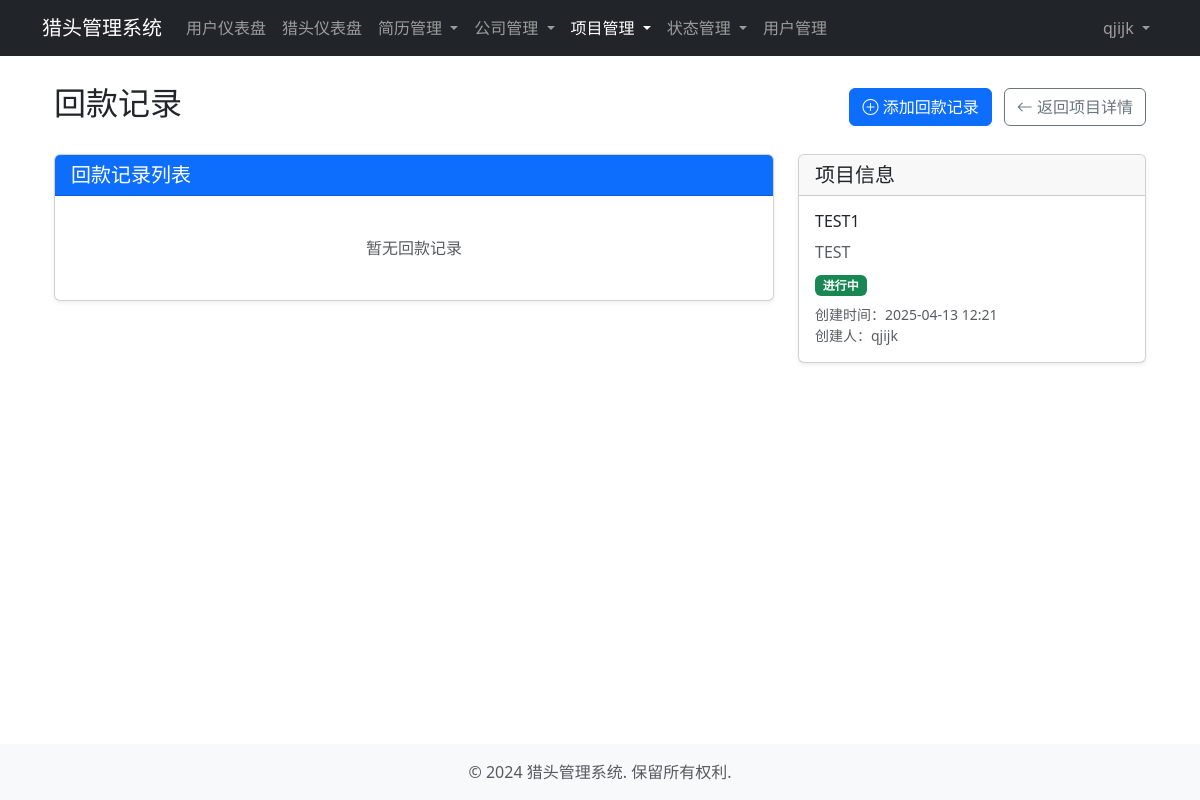
Before: /headhunting/projects/1/payments/ (signed in) with the older database file.
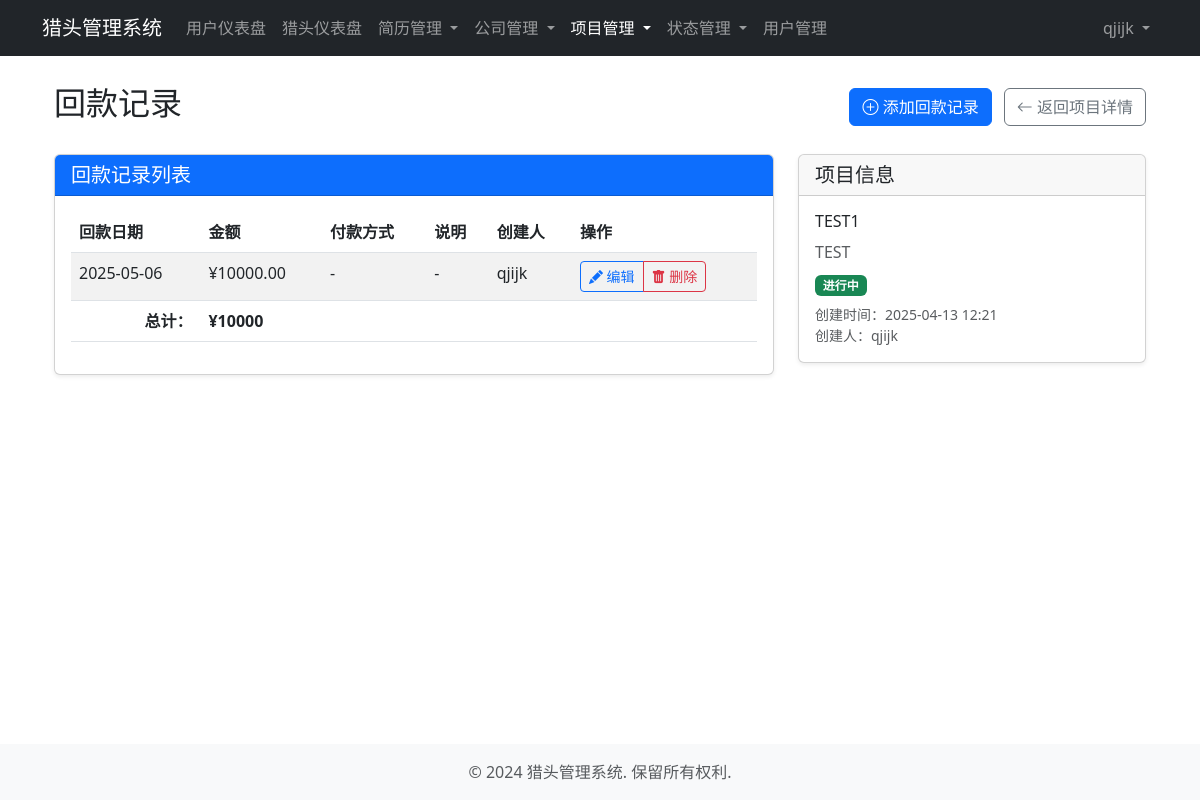
After: the same page with the newer database file.
### headhunting/models.py (models this page shows, shortened)
class PaymentRecord(models.Model):
    project = models.ForeignKey(Project, on_delete=models.CASCADE, related_name='payment_records', verbose_name='关联项目')
    amount = models.DecimalField(max_digits=10, decimal_places=2, verbose_name='回款金额')
    payment_date = models.DateField(verbose_name='回款日期')
    description = models.TextField(blank=True, null=True, verbose_name='回款说明')
    payment_method = models.CharField(max_length=50, blank=True, null=True, verbose_name='付款方式')
    created_at = models.DateTimeField(auto_now_add=True, verbose_name='创建时间')
    created_by = models.ForeignKey(User, on_delete=models.SET_NULL, null=True, related_name='created_payments', verbose_name='创建人')
    class Meta:
        verbose_name = '回款记录'
        verbose_name_plural = verbose_name
        ordering = ['-payment_date']

### accounts/models.py (models this page shows, shortened)
class User(AbstractUser):
    SYSTEM_ADMIN = 'system_admin'  # 系统管理员
    ADMIN = 'admin'  # 普通管理员
    NORMAL_USER = 'normal_user'  # 普通用户
    USER_TYPE_CHOICES = [
        (SYSTEM_ADMIN, '系统管理员'),
        (ADMIN, '普通管理员'),
        (NORMAL_USER, '普通用户'),
    ]
    email = models.EmailField(unique=True, verbose_name='邮箱')
    username = models.CharField(max_length=50, unique=True, verbose_name='用户名')
    user_type = models.CharField(
        max_length=20,
        choices=USER_TYPE_CHOICES,
        default=NORMAL_USER,
        verbose_name='用户类型'
    )
    phone = models.CharField(max_length=15, blank=True, null=True, verbose_name='电话')
    is_active = models.BooleanField(default=True, verbose_name='是否激活')
    date_joined = models.DateTimeField(auto_now_add=True, verbose_name='注册时间')
    objects = UserManager()
    USERNAME_FIELD = 'email'
    REQUIRED_FIELDS = ['username']
    class Meta:
        verbose_name = '用户'
        verbose_name_plural = verbose_name
        ordering = ['-date_joined']
    def __str__(self):
        return self.username
    @property
    def is_system_admin(self):
        return self.user_type == self.SYSTEM_ADMIN

### headhunting/views.py (the view)
# urls.py: path('projects/<int:project_id>/payments/', views.payment_list, name='payment_list'),
@admin_required
def payment_list(request, project_id):
    project = get_object_or_404(Project, pk=project_id)
    if not request.user.is_system_admin and project.created_by != request.user:
        return HttpResponseForbidden('您没有权限查看此项目的回款记录')
    payments = project.payment_records.all()
    total_amount = payments.aggregate(total=Sum('amount'))['total'] or 0
    probation_passed_count = project.resume_submissions.filter(status__code='probation_passed').count()
    if probation_passed_count > 0:
        messages.info(request, f'有 {probation_passed_count} 份简历已通过试用期，请及时处理回款')
    return render(request, 'headhunting/payment_list.html', {
        'project': project,
        'payments': payments,
        'total_amount': total_amount,
        'probation_passed_count': probation_passed_count
    })

### templates/headhunting/payment_list.html (shortened to what the changed rows need)
{% extends 'base/base.html' %}
{% block content %}
<div class="container">
    <div class="d-flex justify-content-between align-items-center mb-4">
        <h2 class="animate__animated animate__fadeInLeft">回款记录</h2>
    </div>
    <div class="row">
        <div class="col-md-8">
            <div class="card shadow-sm mb-4 animate__animated animate__fadeInUp">
                <div class="card-body">
                    {% if payments %}
                    <div class="table-responsive">
                        <table class="table table-striped table-hover">
                            <thead>
                                <tr>
                                    <th>回款日期</th>
                                    <th>金额</th>
                                    <th>付款方式</th>
                                    <th>说明</th>
                                    <th>创建人</th>
                                    <th>操作</th>
                                </tr>
                            </thead>
                            <tbody>
                                {% for payment in payments %}
                                <tr>
                                    <td>{{ payment.payment_date|date:"Y-m-d" }}</td>
                                    <td>¥{{ payment.amount }}</td>
                                    <td>{{ payment.payment_method|default:"-" }}</td>
                                    <td>{{ payment.description|default:"-" }}</td>
                                    <td>{{ payment.created_by }}</td>
                                    <td>
                                        <div class="btn-group btn-group-sm">
                                            <a href="{% url 'payment_update' payment.id %}" class="btn btn-outline-primary">
                                                <i class="bi bi-pencil-fill"></i> 编辑
                                            </a>
                                            <a href="{% url 'payment_delete' payment.id %}" class="btn btn-outline-danger">
                                                <i class="bi bi-trash-fill"></i> 删除
                                            </a>
                                        </div>
                                    </td>
                                </tr>
                                {% endfor %}
                            </tbody>
                            <tfoot>
                                <tr>
                                    <td colspan="1" class="text-end"><strong>总计：</strong></td>
                                    <td colspan="5"><strong>¥{{ total_amount }}</strong></td>
                                </tr>
                            </tfoot>
                        </table>
                    </div>
                    {% else %}
                    <div class="text-center py-4">
                        <p class="text-muted mb-0">暂无回款记录</p>
                    </div>
                    {% endif %}
                </div>
            </div>
        </div>
    </div>
</div>
{% endblock %}
{% block extra_css %}
<link rel="stylesheet" href="https://cdn.jsdelivr.net/npm/bootstrap-icons@1.10.0/font/bootstrap-icons.css">
<link rel="stylesheet" href="https://cdnjs.cloudflare.com/ajax/libs/animate.css/4.1.1/animate.min.css">
{% endblock %}

Changed rows visible on the page:
added PaymentRecord: payment_date "2025-05-06", amount "10000.00", payment_method "-", description "-", created_by "qjijk"
Other visible differences:
{{ total_amount }}: (not shown) → "10000"
text no longer shown: "暂无回款记录"
text now shown: "回款日期 金额 付款方式 说明 创建人 操作 总计： ¥"
